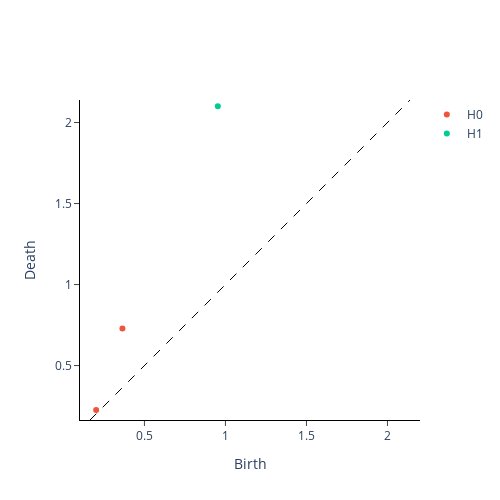

Notebook code cell kept with this figure:
### Markdown cell above
# Height Filtration:
For cubical complexes, we define the height filtration
H : I −→ R of a d-dimensional binary image I by choosing
a direction v ∈ Rd of norm 1 and defining new values on
all the voxels of value 1 as follows: if p ∈ I is such that
B(p) = 1, then one assigns a new value H(p) :=< p, v >,
the distance of p to the hyperplane defined by v. If B(p) = 0,
then H(p) := H∞, where H∞ is the filtration value of the
pixel that is the farthest away from the hyperplane.
![height%20filtration%20directions.png](attachment:height%20filtration%20directions.png)

### Code cell
from gtda.homology import CubicalPersistence
from gtda.diagrams import Scaler

#calculate persistence
cubical_persistence = CubicalPersistence(n_jobs=-1)
im_cubical = cubical_persistence.fit_transform(im_filtration)
#scale down for visualization purposes
scaler = Scaler()
im_scaled = scaler.fit_transform(im_cubical)
cubical_persistence.plot(im_scaled[0][None,:,:])

### Figure 1 — Plotly figure (JSON) as saved in the notebook; plotly's stock layout.template omitted (floating-point values rounded to 4 significant figures)
{"data": [{"hoverinfo": "none", "line": {"color": "black", "dash": "dash", "width": 1}, "mode": "lines", "showlegend": false, "type": "scatter", "x": [0.1641, 2.139], "y": [0.1641, 2.139]}, {"hoverinfo": "text", "hovertext": ["(0.36421567954234174, 0.7284313590846835)", "(0.20203050891044214, 0.22587697572631282)"], "mode": "markers", "name": "H0", "type": "scatter", "x": [0.3642, 0.202], "y": [0.7284, 0.2259]}, {"hoverinfo": "text", "hovertext": ["(0.9529760045804524, 2.101015254455221)"], "mode": "markers", "name": "H1", "type": "scatter", "x": [0.953], "y": [2.101]}], "layout": {"height": 500, "plot_bgcolor": "white", "width": 500, "xaxis": {"autorange": false, "exponentformat": "e", "linecolor": "black", "linewidth": 1, "mirror": false, "range": [0.1641, 2.139], "showexponent": "all", "showline": true, "side": "bottom", "ticks": "outside", "title": {"text": "Birth"}, "type": "linear", "zeroline": true}, "yaxis": {"autorange": false, "exponentformat": "e", "linecolor": "black", "linewidth": 1, "mirror": false, "range": [0.1641, 2.139], "scaleanchor": "x", "scaleratio": 1, "showexponent": "all", "showline": true, "side": "left", "ticks": "outside", "title": {"text": "Death"}, "type": "linear", "zeroline": true}}}
